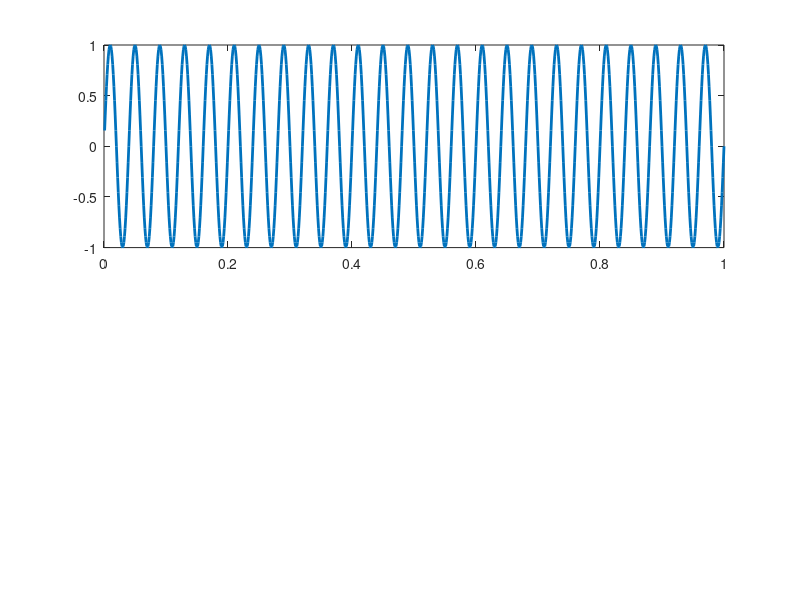

This figure's MATLAB source: (Note: this script raises an error after producing the figure.)
%boiler plate for hilbert transform
%define t and x
t=.001:.001:1;
% f1=20; f2=30;
% x=sin(2*pi*f1*t)+sin(2*pi*f2*t);
f = 25;
x=sin(2*pi*f*t);

dt = t(2)-t(1);
Fs = 1/dt;
T = numel(t)/Fs;

fpass = [20,30];
Wn = [fpass(1)*2/Fs,fpass(2)*2/Fs];               %Define the low frequency window of interest.
[B,A] = butter(2,Wn,'bandpass');  %Apply the filter to isolate the band.
filtered_signal = filtfilt(B,A,x);

phi = angle(hilbert(filtered_signal));    %Phase
amp = abs(hilbert(filtered_signal));      %Amplitude envelope

ax(1) = subplot(2,1,1);
plot(t, x,'LineWidth', 2);
hold on
ax(2) = axes('Position',ax(1).Position,...
    'YAxisLocation','right',...
    'Color','none');
plot(ax(2),t, phi, 'g','LineWidth', 2);
set(ax(2),'Position',ax(1).Position,...
    'YAxisLocation','right',...
    'Color','none');
hold off
axis tight
xlabel('Time [s]');  title('Signal and Phase');

ax(3) = subplot(2,1,2);
plot(t, x,'LineWidth', 2)
hold on
plot(t, amp, 'r','LineWidth', 2)
hold off
axis tight
xlabel('Time [s]');  title('Signal and amplitude envelope')

linkaxes(ax,'x')

%% angles

meanPhi = angle(mean(exp(1i*phi)));

figure
subplot(121)
rPlot = rose(phi);
hold on
% xR = get(rPlot,'Xdata');
% yR = get(rPlot,'Ydata');
% patch(xR,yR,'b');
compass(exp(1i*meanPhi) * .65*sqrt(max(get(gca,'xlim'))^2 +max(get(gca,'ylim'))^2)  , 'r')
title('Phase Roseplot');

subplot(122)
hold on
hist(phi,20)
ylim = get(gca,'ylim');
plot([meanPhi meanPhi], ylim, 'r', 'Linewidth',2)
hold off
xlim([-pi,pi])
title('Phase Histogram');
